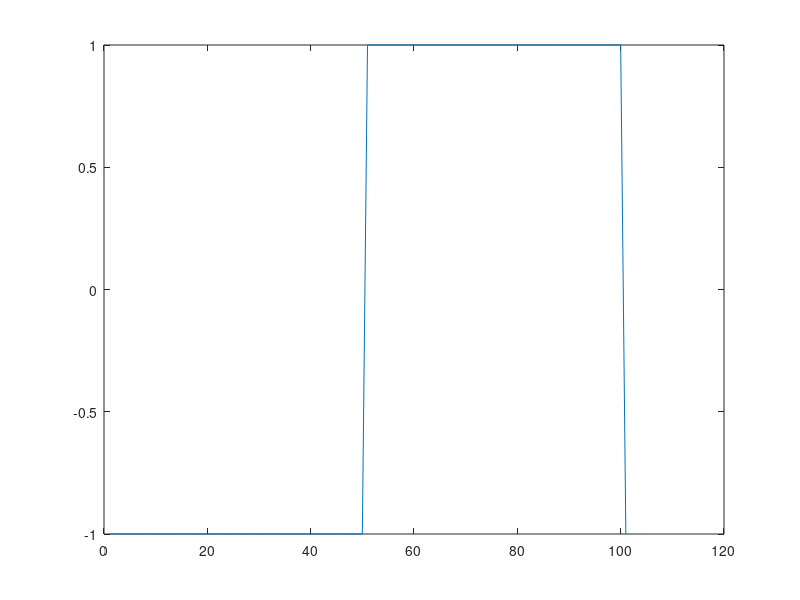

The MATLAB script that drew this image: (Note: this script raises an error after producing the figure.)
clear;
close all;
% set up parameter
fc = 10.3e6;        % carrier freq
fsym = 100e3;       % symbol rate          
fsamp = 250e6;        % sampling rate
d1 = 50;            % duty cycle 1
d2 = 35;            % duty cycle 2
d3 = 30;
d4 = 27;
p_d1 = 0.15;        % percentage of duty cycle 1
p_d2 = 0.10;    % percentage of duty cycle 2
p_d3 = 0.10;
% p_d4 = 1 - p_d1 - p_d2 - p_d3;
T0 = 0.1/fsym;    % time of zeros
T_offset = 0; % offset of Q mod sig

% calculate time steps
Tc = 1 / fc;        % period of carrier
Tsym = 1 / fsym;    % period of symbol
Tsamp = 1 / fsamp;  % period of sampling
T1 = round((Tsym * p_d1) / Tc) * Tc; % period of duty cycle 1, rounded to integer number of carrier period
T2 = round((Tsym * p_d2) / Tc) * Tc; % period of duty cycle 1, rounded to integer number of carrier period
T3 = round((Tsym * p_d3) / Tc) * Tc;
T4 = Tsym - T1 - T2 - T3 - T0;
t1 = 0 : Tsamp: (T1 - Tsamp); % time steps of duty cycle 1
t2 = 0 : Tsamp: (T2 - Tsamp); % time steps of duty cycle 2
t3 = 0 : Tsamp: (T3 - Tsamp); % time steps of duty cycle 3
t4 = 0 : Tsamp: (T4 - Tsamp); % time steps of duty cycle 3
% Gate driving sigal of symbol 0
x1 = 0.5 + 0.5 * square(2 * pi * fc * t1, d1); % signal of duty cycle 1
x2 = 0.5 + 0.5 * square(2 * pi * fc * t2, d2); % signal of duty cycle 2
x3 = 0.5 + 0.5 * square(2 * pi * fc * t3, d3);
x4 = 0.5 + 0.5 * square(2 * pi * fc * t4, d4);
x0 = zeros(1, round(T0 / Tsamp));
sym0 = [x1 x2 x3 x4 x0];
% Gate driving  sigal of symbol 1
x1 = 0.5 + 0.5 * square(2 * pi * fc * t1 + pi, d1); % signal of duty cycle 1
x2 = 0.5 + 0.5 * square(2 * pi * fc * t2 + pi, d2); % signal of duty cycle 2
x3 = 0.5 + 0.5 * square(2 * pi * fc * t3 + pi, d3);
x4 = 0.5 + 0.5 * square(2 * pi * fc * t4 + pi, d4);
x0 = zeros(1, round(T0 / Tsamp));
sym1 = [x1 x2 x3 x4 x0];

plot(square(2 * pi * (0:0.01:1) + pi, d1))

% saving results
GDS = [sym0, sym1];
fname = sprintf('GDS_%d_d%d_%d_d%d_%d_d%d_%d_%.1fu_%dk.csv', ...
    round(d1), round(p_d1*100), round(d2), round(p_d2*100), ...
    round(d3), round(p_d2*100), round(d4), ...
    T0*1e6, round(fsym/1e3));
writematrix(GDS',fname)

% Q modulation control signal
Qmod = [ones(length(x1) + length(x2) + length(x3) + length(x4), 1); zeros(length(x0), 1)];
Qmod2 = [Qmod; Qmod];
fname = sprintf('Qmod_%.1fu_%dk_%d.csv', T0*1e6, round(fsym/1e3), length(Qmod2));
writematrix(Qmod2,fname);

% length(Qmod)

figure();
tp = (0:length(Qmod)-1) * Tsamp * 1e6;
subplot(2, 1, 1); hold off; plot(tp, sym0); hold on; plot(tp, sym1); 
title('Gate driving signal'); xlabel('Time (us)'); ylim([-0.2,1.2]); 
legend('Symbol 0', 'Symbol 1');
subplot(2, 1, 2); plot(tp, Qmod, 'k'); ylim([-0.2,1.2]); 
xlabel('Time (us)'); title('Q-mod signal');

% legend('GDS Symbol 0', 'GDS Symbol 1', 'Q mod');

% 
% % modulation
% Nsym=200;
% symbols = (randn(Nsym, 1)) > 0.5;
% Nsps = length(sym0);
% data = zeros(Nsps * Nsym, 1);
% figure();
% plot(symbols);
% for n = 1 : Nsym
%     if symbols == 0
%         data((1 : Nsps) + (n-1) * Nsps) = sym0;
%     else
%         data((1 : Nsps) + (n-1) * Nsps) = sym1;
%     end
% end
% 
% figure();
% plot(data);
% 
% 
% 
% 
% 
